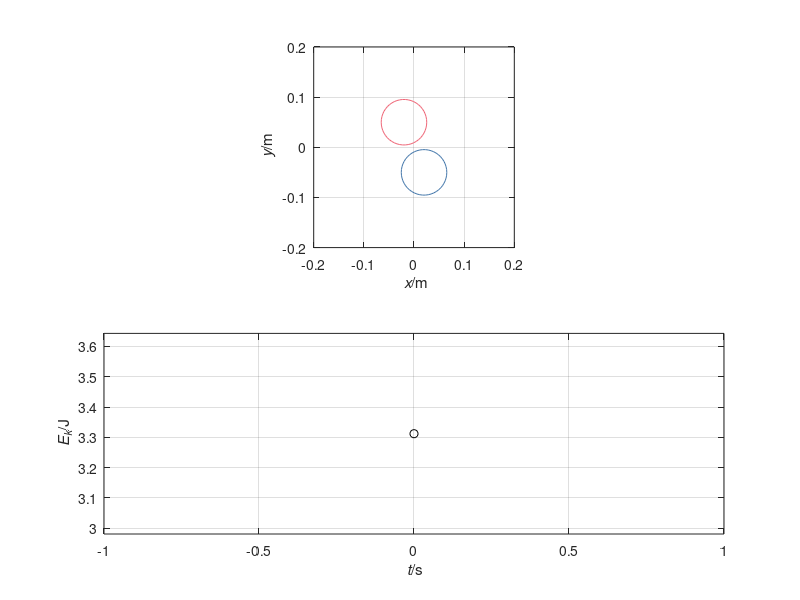

Source code (MATLAB):
%%% Simulation of billiard balls, with impact friction
%% Coordinates (t, x, y)

%% Constants
m = 0.16; % kg: mass of each ball
R = 0.057/2; % m: radius of each ball
Ic = 2 * m * R^2 / 5; % kg m^2: inertia tensor of each ball
Dmin = 2 * R; % m: minimum distance for impact force
k = 1000; % N/m: elastic constant impact force
mu = 1000; % friction constant impact force
rcoeff = -Ic / (m * R^2 + Ic); % rolling-friction coeff.

%% Initial conditions, state: (r1, v1, o1, r2, v2, o2)
t = 0;
r1 = [0.02, -0.05];
v1 = [0, 1];
o1 = [-v1(2), v1(1), -10] / R;
r2 = [-0.02, 0.05];
v2 = [0, 0];
o2 = [-v2(2), v2(1), 0] / R;

%% output initial momentum, ang. momentum, kin. energy
Ptot = m * (v1 + v2)
Ltot = cross([r1, 0], [m * v1, 0]) + Ic * o1 + ...
       cross([r2, 0], [m * v2, 0]) + Ic * o2
Ek = 0.5 * m * (norm(v1)^2 + norm(v2)^2) + ...
     0.5 * Ic * (norm(o1)^2 + norm(o2)^2)

Ptotini = Ptot;
Ltotini = Ltot;
Ekini = Ek;

%% Boundary conditions

%% Parameters for time loop
t1 = 0.15; % s: final time
dt = 0.00001; % s: time step %@

%% Plotting
dtplot = t1/360;  % time interval between plots
tplot = dtplot;   % time for next plot
clf
C = 0.2;
ms = R * 230 / C;
subplot(2, 1, 1)
plot(r1(1), r1(2), 'o', 'color', '#4477AA', 'markersize', ms); hold on
plot(r2(1), r2(2), 'o', 'color', '#EE6677', 'markersize', ms)
xlabel('{\it x}/m'); ylabel('{\it y}/m')
xlim([-C, C]); ylim([-C, C])
axis('equal'); grid on;
subplot(2, 1, 2)
plot(t, Ek, 'ok'); hold on
xlabel('{\it t}/s'); ylabel('{\it E_k}/J')
xlim([0, t1]); axis('tight'); grid on;
pause(0) %@
return
%% Numerical time integration
while t < t1
  %% constitutive relations
  %% calculations for impact force & torque, and
  %% rolling friction force & torque
  D = norm(r1 - r2);
  if D > Dmin % no contact
    F1in = [0, 0]; % normal impact force
    F1it = [0, 0]; % tangent impact force
    F1i = [0, 0]; % impact force
    F1r = rcoeff * F1i; % rolling friction
    M1i = [0, 0, 0]; % impact torque
    M1r = [0, 0, 0]; % rolling torque
  else % contact
    r12 = (r1 - r2) / D; % unit vector from ball 2 to ball 1
    F1in = - k * (D - Dmin) * r12;
    %% tangential velocities at contact
    vc1 = - cross(o1, [R * r12, 0]);
    vc1 = v1 - dot(v1, r12) * r12 + vc1(1:2);
    vc2 = + cross(o2, [R * r12, 0]);
    vc2 = v2 - dot(v2, r12) * r12 + vc2(1:2);
    vcn = norm(vc1 - vc2); % relative contact tang. velocity
    if vcn > 0 % calculate tangent impact force
      F1it = -mu * norm(F1in) * (vc1 - vc2) / vcn;
    else
      F1it = [0, 0];
    end
    F1i = F1in + F1it;
    F1r = rcoeff * F1i;
    M1i = cross([(r1 + r2) / 2, 0], [F1i, 0]);
    M1r = cross([r1, -R], [F1r, 0]);
  end
  F2i = -F1i;
  F2r = -F1r;
  M2i = -M1i;
  M2r = -M1r;
  %% extensivity
  F1 = F1i + F1r;
  F2 = F2i + F2r;
  M1 = M1i + M1r;
  M2 = M2i + M2r;
  %%
  P1 = m * v1;
  P2 = m * v2;
  %%
  L1 = cross([r1, 0], [P1, 0]) + Ic * o1;
  L2 = cross([r2, 0], [P2, 0]) + Ic * o2;

  %% balance laws
  t = t + dt;
  P1 = P1 + F1 * dt;
  P2 = P2 + F2 * dt;
  L1 = L1 + M1 * dt;
  L2 = L2 + M2 * dt;
  r1 = r1 + v1 * dt;
  r2 = r2 + v2 * dt;

  %% constitutive relations: find new state variables
  v1 = P1 / m;
  v2 = P2 / m;
  o1 = (L1 - cross([r1, 0], [P1, 0])) / Ic;
  o2 = (L2 - cross([r2, 0], [P2, 0])) / Ic;

  %% Extra: keep track of kinetic energy
  Ek = 0.5 * m * (norm(v1)^2 + norm(v2)^2) + ...
       0.5 * Ic * (norm(o1)^2 + norm(o2)^2); %@

  %% plot
  if t > tplot
    subplot(2, 1, 1); hold off
    plot(r1(1), r1(2), 'o', 'color', '#4477AA', 'markersize', ms); hold on
    plot(r2(1), r2(2), 'o', 'color', '#EE6677', 'markersize', ms)
    xlabel('{\it x}/m'); ylabel('{\it y}/m')
    xlim([-C, C]); ylim([-C, C])
    axis('equal'); grid on;
    subplot(2, 1, 2)
    plot(t, Ek, 'ok');
    pause(0)
    tplot = tplot + dtplot;
  end %@
end

Ptot = m * (v1 + v2)
Ltot = cross([r1, 0], [m * v1, 0]) + Ic * o1 + ...
       cross([r2, 0], [m * v2, 0]) + Ic * o2
Ek = 0.5 * m * (norm(v1)^2 + norm(v2)^2) + ...
     0.5 * Ic * (norm(o1)^2 + norm(o2)^2)


Ptot - Ptotini
Ltot - Ltotini
Ek - Ekini
